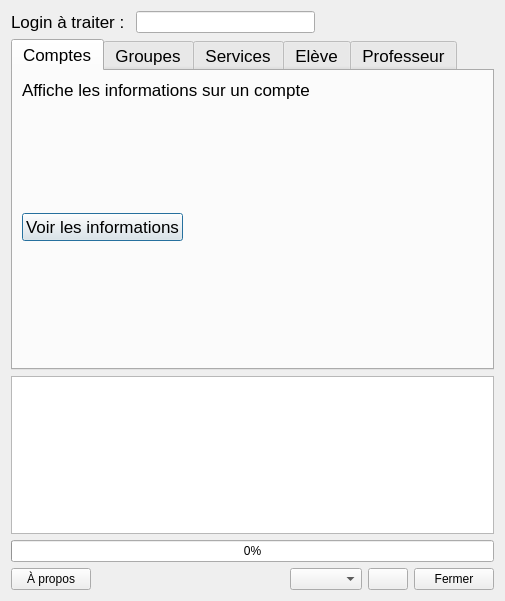
<?xml version="1.0" encoding="UTF-8"?>
<ui version="4.0">
 <class>galycDialog</class>
 <widget class="QDialog" name="galycDialog">
  <property name="geometry">
   <rect>
    <x>0</x>
    <y>0</y>
    <width>505</width>
    <height>601</height>
   </rect>
  </property>
  <property name="windowTitle">
   <string>Galyc - Gestion de l'Annuaire du lycée</string>
  </property>
  <property name="windowIcon">
   <iconset resource="ressources.qrc">
    <normaloff>:/images/images/galyc.png</normaloff>:/images/images/galyc.png</iconset>
  </property>
  <layout class="QVBoxLayout" name="verticalLayout_6">
   <item>
    <layout class="QHBoxLayout" name="loginLayout">
     <item>
      <widget class="QLabel" name="label_10">
       <property name="font">
        <font>
         <pointsize>13</pointsize>
        </font>
       </property>
       <property name="text">
        <string>Login à traiter : </string>
       </property>
      </widget>
     </item>
     <item>
      <widget class="QLineEdit" name="loginLine">
       <property name="focusPolicy">
        <enum>Qt::ClickFocus</enum>
       </property>
      </widget>
     </item>
     <item>
      <spacer name="horizontalSpacer_3">
       <property name="orientation">
        <enum>Qt::Horizontal</enum>
       </property>
       <property name="sizeHint" stdset="0">
        <size>
         <width>40</width>
         <height>20</height>
        </size>
       </property>
      </spacer>
     </item>
    </layout>
   </item>
   <item>
    <widget class="QTabWidget" name="tabWidget">
     <property name="font">
      <font>
       <pointsize>13</pointsize>
      </font>
     </property>
     <property name="toolTip">
      <string notr="true"/>
     </property>
     <property name="currentIndex">
      <number>0</number>
     </property>
     <widget class="QWidget" name="comptesTab">
      <property name="toolTip">
       <string>&lt;html&gt;&lt;head/&gt;&lt;body&gt;&lt;p&gt;Voir les informations d'un compte.&lt;/p&gt;&lt;/body&gt;&lt;/html&gt;</string>
      </property>
      <attribute name="title">
       <string>Comptes</string>
      </attribute>
      <layout class="QVBoxLayout" name="verticalLayout_2">
       <item>
        <widget class="QLabel" name="label_17">
         <property name="text">
          <string>Affiche les informations sur un compte </string>
         </property>
        </widget>
       </item>
       <item>
        <spacer name="verticalSpacer_2">
         <property name="orientation">
          <enum>Qt::Vertical</enum>
         </property>
         <property name="sizeHint" stdset="0">
          <size>
           <width>20</width>
           <height>68</height>
          </size>
         </property>
        </spacer>
       </item>
       <item>
        <layout class="QHBoxLayout" name="horizontalLayout_6">
         <item>
          <widget class="QPushButton" name="compteButton">
           <property name="font">
            <font>
             <pointsize>13</pointsize>
            </font>
           </property>
           <property name="text">
            <string>Voir les informations</string>
           </property>
          </widget>
         </item>
         <item>
          <spacer name="horizontalSpacer_4">
           <property name="orientation">
            <enum>Qt::Horizontal</enum>
           </property>
           <property name="sizeHint" stdset="0">
            <size>
             <width>78</width>
             <height>20</height>
            </size>
           </property>
          </spacer>
         </item>
        </layout>
       </item>
       <item>
        <spacer name="verticalSpacer">
         <property name="orientation">
          <enum>Qt::Vertical</enum>
         </property>
         <property name="sizeHint" stdset="0">
          <size>
           <width>20</width>
           <height>118</height>
          </size>
         </property>
        </spacer>
       </item>
      </layout>
     </widget>
     <widget class="QWidget" name="groupesTab">
      <property name="toolTip">
       <string>&lt;html&gt;&lt;head/&gt;&lt;body&gt;&lt;p&gt;Ajouter ou enlever des groupes à un utilisateur.&lt;/p&gt;&lt;/body&gt;&lt;/html&gt;</string>
      </property>
      <attribute name="title">
       <string>Groupes</string>
      </attribute>
      <layout class="QVBoxLayout" name="verticalLayout_8">
       <item>
        <widget class="QLabel" name="label_13">
         <property name="text">
          <string>Ajoute ou supprime des groupes secondaires à un utilisateur</string>
         </property>
        </widget>
       </item>
       <item>
        <widget class="QLabel" name="label_12">
         <property name="text">
          <string>Double-cliquer pour sélectionner des groupes à traiter :</string>
         </property>
        </widget>
       </item>
       <item>
        <layout class="QHBoxLayout" name="horizontalLayout_10">
         <item>
          <widget class="QListWidget" name="totalList">
           <property name="selectionMode">
            <enum>QAbstractItemView::SingleSelection</enum>
           </property>
          </widget>
         </item>
         <item>
          <layout class="QVBoxLayout" name="verticalLayout_7">
           <item>
            <widget class="QListWidget" name="groupList">
             <property name="selectionMode">
              <enum>QAbstractItemView::SingleSelection</enum>
             </property>
             <property name="selectionBehavior">
              <enum>QAbstractItemView::SelectItems</enum>
             </property>
             <property name="sortingEnabled">
              <bool>true</bool>
             </property>
            </widget>
           </item>
           <item>
            <layout class="QHBoxLayout" name="horizontalLayout_9">
             <item>
              <widget class="QPushButton" name="delButton">
               <property name="text">
                <string/>
               </property>
               <property name="icon">
                <iconset resource="ressources.qrc">
                 <normaloff>:/images/images/remove.png</normaloff>:/images/images/remove.png</iconset>
               </property>
              </widget>
             </item>
             <item>
              <spacer name="horizontalSpacer_5">
               <property name="orientation">
                <enum>Qt::Horizontal</enum>
               </property>
               <property name="sizeHint" stdset="0">
                <size>
                 <width>168</width>
                 <height>20</height>
                </size>
               </property>
              </spacer>
             </item>
            </layout>
           </item>
          </layout>
         </item>
        </layout>
       </item>
       <item>
        <layout class="QHBoxLayout" name="horizontalLayout_8">
         <item>
          <widget class="QPushButton" name="groupeButton">
           <property name="font">
            <font>
             <pointsize>13</pointsize>
            </font>
           </property>
           <property name="text">
            <string>Ajouter aux groupes</string>
           </property>
          </widget>
         </item>
         <item>
          <widget class="QPushButton" name="supprGroupeButton">
           <property name="font">
            <font>
             <pointsize>13</pointsize>
            </font>
           </property>
           <property name="text">
            <string>Supprimer des groupes</string>
           </property>
          </widget>
         </item>
        </layout>
       </item>
      </layout>
     </widget>
     <widget class="QWidget" name="servicesTab">
      <attribute name="title">
       <string>Services</string>
      </attribute>
      <layout class="QVBoxLayout" name="verticalLayout_10">
       <item>
        <widget class="QLabel" name="label_14">
         <property name="text">
          <string>Ajoute ou supprime des services à un professeur</string>
         </property>
        </widget>
       </item>
       <item>
        <widget class="QLabel" name="label_16">
         <property name="text">
          <string>Double-cliquer pour sélectionner des groupes à traiter :</string>
         </property>
        </widget>
       </item>
       <item>
        <layout class="QHBoxLayout" name="horizontalLayout_13">
         <item>
          <widget class="QListWidget" name="totalServiceList">
           <property name="selectionMode">
            <enum>QAbstractItemView::SingleSelection</enum>
           </property>
          </widget>
         </item>
         <item>
          <layout class="QVBoxLayout" name="verticalLayout_9">
           <item>
            <widget class="QListWidget" name="serviceList">
             <property name="selectionMode">
              <enum>QAbstractItemView::SingleSelection</enum>
             </property>
             <property name="selectionBehavior">
              <enum>QAbstractItemView::SelectItems</enum>
             </property>
             <property name="sortingEnabled">
              <bool>true</bool>
             </property>
            </widget>
           </item>
           <item>
            <layout class="QHBoxLayout" name="horizontalLayout_14">
             <item>
              <widget class="QPushButton" name="delServButton">
               <property name="text">
                <string/>
               </property>
               <property name="icon">
                <iconset resource="ressources.qrc">
                 <normaloff>:/images/images/remove.png</normaloff>:/images/images/remove.png</iconset>
               </property>
              </widget>
             </item>
             <item>
              <spacer name="horizontalSpacer_9">
               <property name="orientation">
                <enum>Qt::Horizontal</enum>
               </property>
               <property name="sizeHint" stdset="0">
                <size>
                 <width>168</width>
                 <height>20</height>
                </size>
               </property>
              </spacer>
             </item>
            </layout>
           </item>
          </layout>
         </item>
        </layout>
       </item>
       <item>
        <layout class="QHBoxLayout" name="horizontalLayout_11">
         <item>
          <widget class="QPushButton" name="addServButton">
           <property name="font">
            <font>
             <pointsize>13</pointsize>
            </font>
           </property>
           <property name="text">
            <string>Ajouter des services</string>
           </property>
          </widget>
         </item>
         <item>
          <widget class="QPushButton" name="supprServButton">
           <property name="font">
            <font>
             <pointsize>13</pointsize>
            </font>
           </property>
           <property name="text">
            <string>Supprimer des services</string>
           </property>
          </widget>
         </item>
        </layout>
       </item>
      </layout>
     </widget>
     <widget class="QWidget" name="eleveTab">
      <property name="toolTip">
       <string>&lt;html&gt;&lt;head/&gt;&lt;body&gt;&lt;p&gt;Ajouter un compte élève.&lt;/p&gt;&lt;/body&gt;&lt;/html&gt;</string>
      </property>
      <attribute name="title">
       <string>Elève</string>
      </attribute>
      <layout class="QVBoxLayout" name="verticalLayout_5">
       <item>
        <widget class="QLabel" name="label_19">
         <property name="text">
          <string>Créer un compte d'élève</string>
         </property>
        </widget>
       </item>
       <item>
        <widget class="QGroupBox" name="groupBox_2">
         <property name="font">
          <font>
           <pointsize>13</pointsize>
          </font>
         </property>
         <property name="title">
          <string>Elève</string>
         </property>
         <layout class="QVBoxLayout" name="verticalLayout_4">
          <item>
           <layout class="QGridLayout" name="gridLayout_2">
            <item row="0" column="0">
             <widget class="QLabel" name="label_2">
              <property name="text">
               <string>Prénom</string>
              </property>
              <property name="alignment">
               <set>Qt::AlignRight|Qt::AlignTrailing|Qt::AlignVCenter</set>
              </property>
             </widget>
            </item>
            <item row="0" column="1">
             <widget class="QLineEdit" name="prenomEleve">
              <property name="text">
               <string/>
              </property>
             </widget>
            </item>
            <item row="1" column="0">
             <widget class="QLabel" name="label_6">
              <property name="text">
               <string>Nom</string>
              </property>
              <property name="alignment">
               <set>Qt::AlignRight|Qt::AlignTrailing|Qt::AlignVCenter</set>
              </property>
             </widget>
            </item>
            <item row="1" column="1">
             <widget class="QLineEdit" name="nomEleve"/>
            </item>
            <item row="2" column="0">
             <widget class="QLabel" name="label_7">
              <property name="text">
               <string>Login</string>
              </property>
              <property name="alignment">
               <set>Qt::AlignRight|Qt::AlignTrailing|Qt::AlignVCenter</set>
              </property>
             </widget>
            </item>
            <item row="2" column="1">
             <widget class="QLineEdit" name="loginEleve"/>
            </item>
            <item row="3" column="0">
             <widget class="QLabel" name="label_8">
              <property name="text">
               <string>Classe</string>
              </property>
              <property name="alignment">
               <set>Qt::AlignRight|Qt::AlignTrailing|Qt::AlignVCenter</set>
              </property>
             </widget>
            </item>
            <item row="3" column="1">
             <widget class="QLineEdit" name="classeEleve"/>
            </item>
            <item row="4" column="0">
             <widget class="QLabel" name="label_9">
              <property name="text">
               <string>Password</string>
              </property>
              <property name="alignment">
               <set>Qt::AlignRight|Qt::AlignTrailing|Qt::AlignVCenter</set>
              </property>
             </widget>
            </item>
            <item row="4" column="1">
             <widget class="QLineEdit" name="mdpEleve"/>
            </item>
           </layout>
          </item>
         </layout>
        </widget>
       </item>
       <item>
        <layout class="QHBoxLayout" name="horizontalLayout_4">
         <item>
          <widget class="QPushButton" name="eleveButton">
           <property name="font">
            <font>
             <pointsize>13</pointsize>
            </font>
           </property>
           <property name="text">
            <string>Créer élève</string>
           </property>
          </widget>
         </item>
         <item>
          <spacer name="horizontalSpacer_6">
           <property name="orientation">
            <enum>Qt::Horizontal</enum>
           </property>
           <property name="sizeHint" stdset="0">
            <size>
             <width>40</width>
             <height>20</height>
            </size>
           </property>
          </spacer>
         </item>
        </layout>
       </item>
      </layout>
     </widget>
     <widget class="QWidget" name="profTab">
      <property name="toolTip">
       <string>&lt;html&gt;&lt;head/&gt;&lt;body&gt;&lt;p&gt;Ajouter un compte professeur.&lt;/p&gt;&lt;/body&gt;&lt;/html&gt;</string>
      </property>
      <attribute name="title">
       <string>Professeur</string>
      </attribute>
      <layout class="QVBoxLayout" name="verticalLayout_3">
       <item>
        <widget class="QLabel" name="label_18">
         <property name="text">
          <string>Créer un compte de professeur</string>
         </property>
        </widget>
       </item>
       <item>
        <widget class="QGroupBox" name="groupBox">
         <property name="font">
          <font>
           <pointsize>13</pointsize>
          </font>
         </property>
         <property name="title">
          <string>Professeur</string>
         </property>
         <layout class="QVBoxLayout" name="verticalLayout">
          <item>
           <layout class="QGridLayout" name="gridLayout">
            <item row="0" column="0">
             <widget class="QLabel" name="label">
              <property name="text">
               <string>Prénom</string>
              </property>
              <property name="alignment">
               <set>Qt::AlignRight|Qt::AlignTrailing|Qt::AlignVCenter</set>
              </property>
             </widget>
            </item>
            <item row="0" column="1">
             <widget class="QLineEdit" name="prenomProf"/>
            </item>
            <item row="1" column="0">
             <widget class="QLabel" name="label_3">
              <property name="text">
               <string>Nom</string>
              </property>
              <property name="alignment">
               <set>Qt::AlignRight|Qt::AlignTrailing|Qt::AlignVCenter</set>
              </property>
             </widget>
            </item>
            <item row="1" column="1">
             <widget class="QLineEdit" name="nomProf"/>
            </item>
            <item row="2" column="0">
             <widget class="QLabel" name="label_4">
              <property name="text">
               <string>Login</string>
              </property>
              <property name="alignment">
               <set>Qt::AlignRight|Qt::AlignTrailing|Qt::AlignVCenter</set>
              </property>
             </widget>
            </item>
            <item row="2" column="1">
             <widget class="QLineEdit" name="loginProf"/>
            </item>
            <item row="3" column="0">
             <widget class="QLabel" name="label_5">
              <property name="text">
               <string>Courriel</string>
              </property>
              <property name="alignment">
               <set>Qt::AlignRight|Qt::AlignTrailing|Qt::AlignVCenter</set>
              </property>
             </widget>
            </item>
            <item row="3" column="1">
             <widget class="QLineEdit" name="courrielProf"/>
            </item>
           </layout>
          </item>
         </layout>
        </widget>
       </item>
       <item>
        <layout class="QHBoxLayout" name="horizontalLayout">
         <item>
          <widget class="QPushButton" name="profButton">
           <property name="font">
            <font>
             <pointsize>13</pointsize>
            </font>
           </property>
           <property name="text">
            <string>Créer professeur</string>
           </property>
          </widget>
         </item>
         <item>
          <spacer name="horizontalSpacer">
           <property name="orientation">
            <enum>Qt::Horizontal</enum>
           </property>
           <property name="sizeHint" stdset="0">
            <size>
             <width>118</width>
             <height>20</height>
            </size>
           </property>
          </spacer>
         </item>
        </layout>
       </item>
      </layout>
     </widget>
    </widget>
   </item>
   <item>
    <widget class="QTextBrowser" name="textSortie">
     <property name="minimumSize">
      <size>
       <width>0</width>
       <height>0</height>
      </size>
     </property>
     <property name="maximumSize">
      <size>
       <width>16777215</width>
       <height>16777215</height>
      </size>
     </property>
    </widget>
   </item>
   <item>
    <widget class="QProgressBar" name="progressBar">
     <property name="enabled">
      <bool>true</bool>
     </property>
     <property name="maximum">
      <number>100</number>
     </property>
     <property name="value">
      <number>0</number>
     </property>
    </widget>
   </item>
   <item>
    <layout class="QHBoxLayout" name="horizontalLayout_2">
     <item>
      <widget class="QPushButton" name="aboutButton">
       <property name="focusPolicy">
        <enum>Qt::NoFocus</enum>
       </property>
       <property name="text">
        <string>À propos</string>
       </property>
      </widget>
     </item>
     <item>
      <spacer name="horizontalSpacer_2">
       <property name="orientation">
        <enum>Qt::Horizontal</enum>
       </property>
       <property name="sizeHint" stdset="0">
        <size>
         <width>40</width>
         <height>20</height>
        </size>
       </property>
      </spacer>
     </item>
     <item>
      <widget class="QComboBox" name="ipCombo"/>
     </item>
     <item>
      <widget class="QPushButton" name="toolButton">
       <property name="sizePolicy">
        <sizepolicy hsizetype="Minimum" vsizetype="Minimum">
         <horstretch>0</horstretch>
         <verstretch>0</verstretch>
        </sizepolicy>
       </property>
       <property name="text">
        <string/>
       </property>
       <property name="icon">
        <iconset resource="ressources.qrc">
         <normaloff>:/images/images/lock.png</normaloff>:/images/images/lock.png</iconset>
       </property>
       <property name="iconSize">
        <size>
         <width>25</width>
         <height>25</height>
        </size>
       </property>
       <property name="default">
        <bool>false</bool>
       </property>
       <property name="flat">
        <bool>false</bool>
       </property>
      </widget>
     </item>
     <item>
      <widget class="QPushButton" name="closeButton">
       <property name="focusPolicy">
        <enum>Qt::NoFocus</enum>
       </property>
       <property name="text">
        <string>Fermer</string>
       </property>
      </widget>
     </item>
    </layout>
   </item>
  </layout>
 </widget>
 <resources>
  <include location="ressources.qrc"/>
 </resources>
 <connections>
  <connection>
   <sender>closeButton</sender>
   <signal>clicked()</signal>
   <receiver>galycDialog</receiver>
   <slot>reject()</slot>
   <hints>
    <hint type="sourcelabel">
     <x>436</x>
     <y>371</y>
    </hint>
    <hint type="destinationlabel">
     <x>245</x>
     <y>199</y>
    </hint>
   </hints>
  </connection>
 </connections>
</ui>
